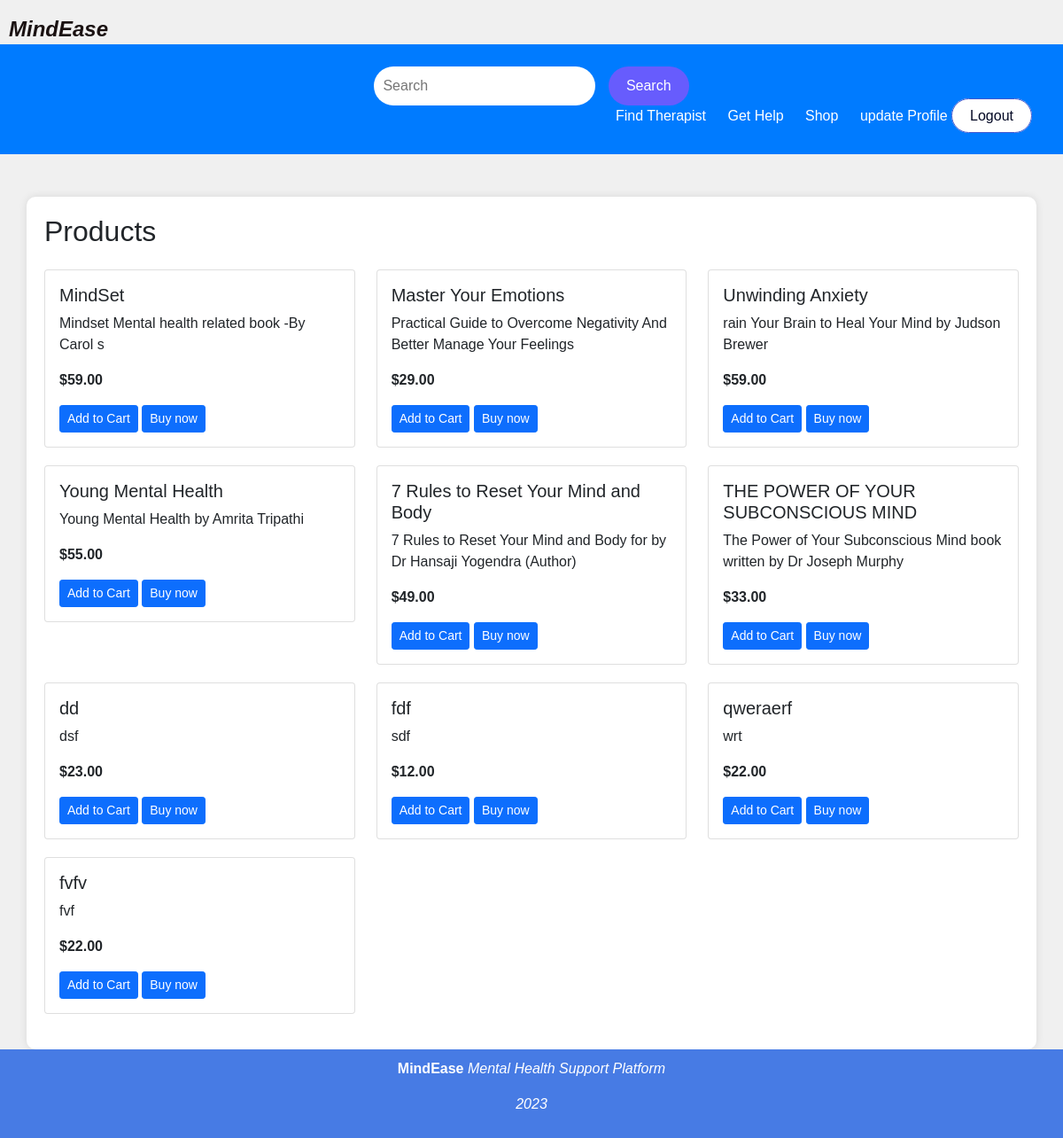
The page /product_list_view/ on the database its author committed.
### app1/models.py (models this page shows, shortened)
class Product(models.Model):
    name = models.CharField(max_length=255)
    description = models.TextField()
    price = models.DecimalField(max_digits=10, decimal_places=2)

### app1/views.py (the view)
# urls.py: path('product_list_view/', views.product_list_view, name='product_list_view'), #remove
def product_list_view(request):
    products = Product.objects.all()
    return render(request, 'product_list_user.html', {'products': products})

### templates/product_list_user.html (shortened to what this page needs)
<!DOCTYPE html>
<html lang="en">
<head>
    <link rel="stylesheet" href="https://maxcdn.bootstrapcdn.com/bootstrap/4.5.2/css/bootstrap.min.css">
</head>
<body>
    <header>
        <div class="brand-text">MindEase</div>
        <div class="search-bar">
            <input type="text" placeholder="Search">
            <button type="submit">Search</button>
        </div>
        <nav>
            <ul>
                <li><a href='/therapists'>Find Therapist</a></li>
                <li><a href='/article_list/'>Get Help</a></li>
                <li><a href='/product_list_view/'>Shop</a></li>
                <li><a href='/update_profile'>update Profile</a></li>
                <li><a href="/logout">Logout</a></li>
            </ul>
        </nav>
    </header>
<!DOCTYPE html>
<html lang="en">
<head>
    <link href="https://cdn.jsdelivr.net/npm/bootstrap@5.0.2/dist/css/bootstrap.min.css" rel="stylesheet">
</head>
<body>
<div class="container mt-5">
    <h2 class="mb-4">Products</h2>
    <div class="row">
        {% for product in products %}
        <div class="col-md-4">
            <div class="card product-card">
                <div class="card-body">
                    <h5 class="card-title">{{ product.name }}</h5>
                    <p class="card-text">{{ product.description }}</p>
                    <p class="card-text"><strong>${{ product.price }}</strong></p>
                    <a href="{% url 'add_to_cart' product.id %}" class="btn btn-primary btn-sm">Add to Cart</a>
                    <a href="{% url 'payment'  %}" class="btn btn-primary btn-sm">Buy now</a>
                </div>
            </div>
        </div>
        {% empty %}
        <div class="col">
            <p>No products available.</p>
        </div>
        {% endfor %}
    </div>
</div>
<footer>
    <p><b>MindEase</b> <i> Mental Health Support Platform</i></p>
    <p><i>2023</i></p>
</footer>
</body>
</html>

### templates/product_list_user.html (style rules this page uses)
body { background-color: #f8f9fa; }
header { background-color: #007bff; color: #fff; padding: 15px; text-align: center; }
footer { background-color: #007bff; color: #fff; padding: 10px; text-align: center; }
body, h1, h2, ul, li { margin: 0; padding: 0; }
body { font-family: Arial, sans-serif; background-color: #f7f7f7; margin: 0; padding: 0; }
.brand-text { font-size: 24px; font-weight: bold; font-style: italic; color: #1a1111; position: absolute; top: 15px; left: 10px; }
.search-bar { text-align: center; margin-top: 10px; }
.search-bar input[type="text"] { padding: 10px; border: none; border-radius: 25px; width: 250px; margin-right: 10px; outline: none; }
.search-bar button { padding: 10px 20px; background-color: #675cfd; color: #fff; border: none; border-radius: 25px; cursor: pointer; transition: background-color 0.3s ease; }
nav ul { list-style: none; text-align: right; }
nav ul li { display: inline; margin-left: 20px; }
nav ul li:first-child { margin-left: 0; }
nav ul li a { text-decoration: none; color: #fff; font-weight: normal; }
header nav ul { margin-right: 20px; }
header nav ul li:last-child { margin-left: 0; }
header nav ul li:last-child a { background-color: #fff; color: #030824; border: 1px solid #4158d0; border-radius: 25px; padding: 10px 20px; transition: background-color 0.3s ease; }
footer { background-color: #477BE4; color: #fff; text-align: center; padding: 10px 0; }
body { font-family: Arial, sans-serif; background-color: #f0f0f0; padding-top: 50px; }
.container { background-color: #fff; padding: 20px; border-radius: 10px; box-shadow: 0px 0px 10px 0px rgba(0,0,0,0.1); }
.product-card { margin-bottom: 20px; }

### rows shown on the page
Product: name "MindSet", description "Mindset Mental health related book -By Carol s", price "59.00"
Product: name "Master Your Emotions", description "Practical Guide to Overcome Negativity And Better Manage Your Feelings", price "29.00"
Product: name "Unwinding Anxiety", description "rain Your Brain to Heal Your Mind by Judson Brewer", price "59.00"
Product: name "Young Mental Health", description "Young Mental Health by Amrita Tripathi", price "55.00"
Product: name "7 Rules to Reset Your Mind and Body", description "7 Rules to Reset Your Mind and Body for by Dr Hansaji Yogendra (Author)", price "49.00"
Product: name "THE POWER OF YOUR SUBCONSCIOUS MIND", description "The Power of Your Subconscious Mind book written by Dr Joseph Murphy", price "33.00"
Product: name "dd", description "dsf", price "23.00"
Product: name "fdf", description "sdf", price "12.00"
Product: name "qweraerf", description "wrt", price "22.00"
Product: name "fvfv", description "fvf", price "22.00"
